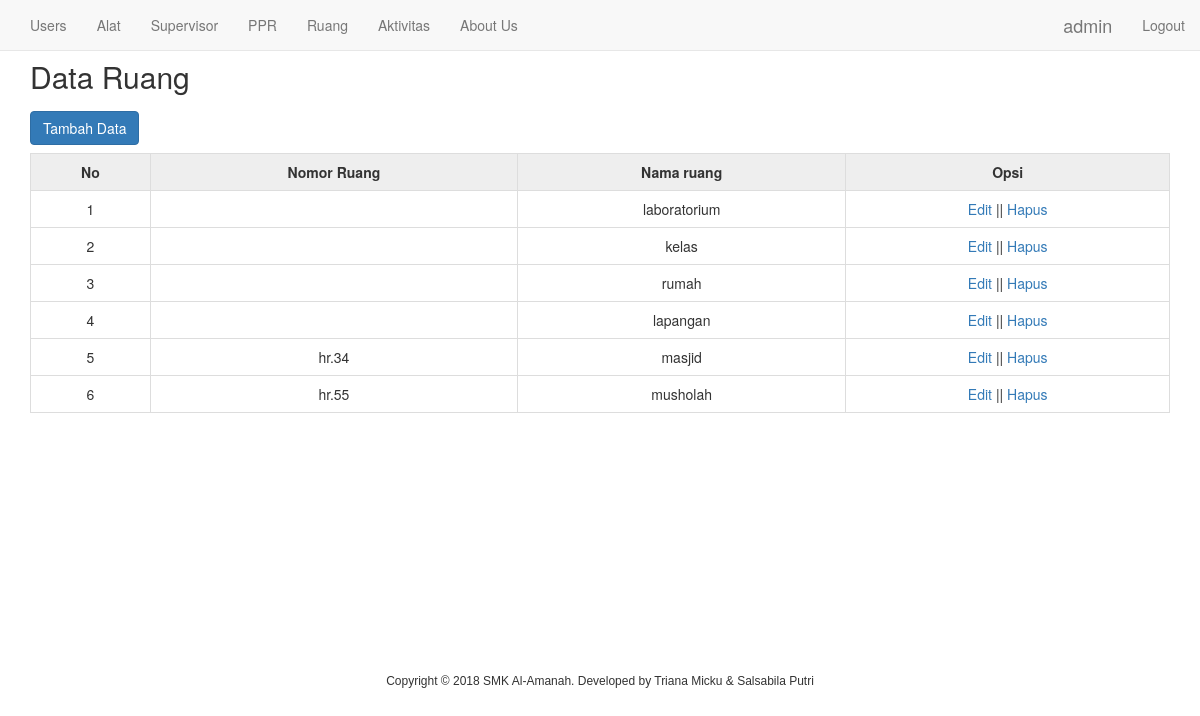
Page /ruang/index.php (signed in) on the committed database.
### tables this page shows
CREATE TABLE `tb_ruang` (
  `id` int(11) NOT NULL,
  `nomor_ruang` varchar(200) NOT NULL,
  `nama_ruang` varchar(191) NOT NULL
);

### ruang/index.php (the view)
<?php require_once '../layouts/_header.php'; ?>
<div class="container"><br><br>
	<h2>Data Ruang</h2>
	<table class="table table-stripped table-bordered">
	<caption>
		<a href="input.php" class="btn btn-primary">Tambah Data</a>
	</caption>
		<tr style="text-align: center; font-weight:bold; background-color: #eee;">
			<td>No </td>
			<td>Nomor Ruang</td>
			<td>Nama ruang</td>
			<?php if($_SESSION['role'] == 'admin'){ ?>
			<td>Opsi</td>
			<?php } ?>
		</tr>
		<?php
		require_once '../koneksi.php';
		$no = 1 ;
		$select = mysqli_query($conn, "SELECT * FROM tb_ruang");
		while($hasil = mysqli_fetch_array($select)){
		?>
		<tr style="text-align: center;">
			<td><?php echo $no++ ?></td>
			<td><?php echo $hasil['nomor_ruang'] ?></td>
			<td><?php echo $hasil['nama_ruang'] ?></td>
			<?php if($_SESSION['role'] == 'admin'){ ?>
			<td>
				<a href="edit.php?id=<?php echo $hasil['id'] ?>">Edit</a> ||
				<a href="delete.php?id=<?php echo $hasil['id'] ?>" onclick="return confirm('Yakin ingin menghapus data ini ?');">Hapus</a>
			</td>
			<?php } ?>
		</tr>
		<?php
		}
		 ?>
	</table>
</div>
<br><br><br><br><br><br><br><br><br><br><br><br>
<?php require_once '../layouts/_footer.php'; ?>

### rows in the picture
tb_ruang: nama_ruang "laboratorium"
tb_ruang: nama_ruang "kelas"
tb_ruang: nama_ruang "rumah"
tb_ruang: nama_ruang "lapangan"
tb_ruang: nomor_ruang "hr.34", nama_ruang "masjid"
tb_ruang: nomor_ruang "hr.55", nama_ruang "musholah"

### other values in the picture
$_SESSION['username'] "admin"
